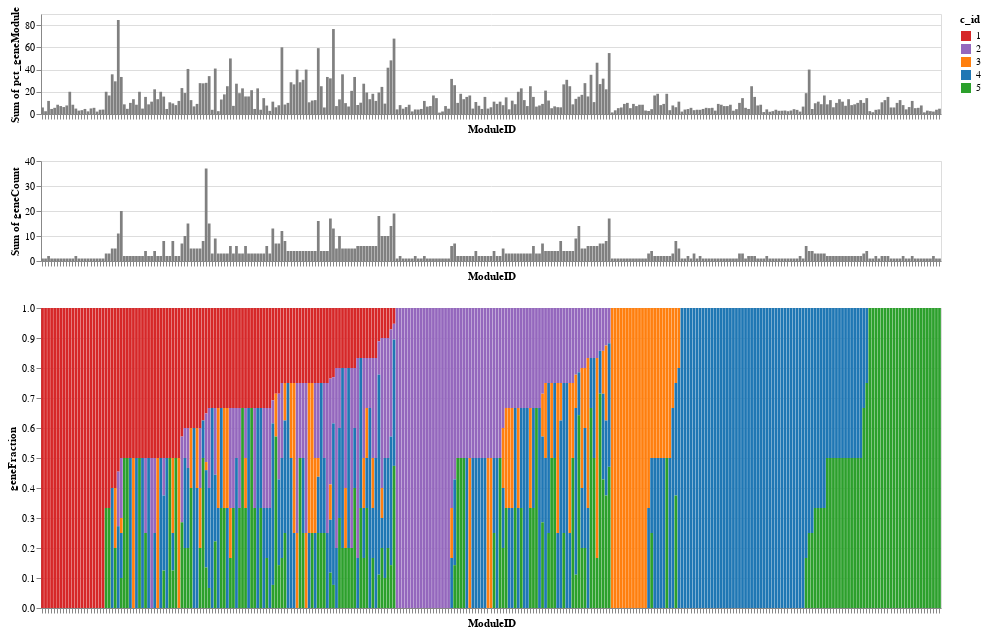

This figure's notebook cell:
### Code cell
stackedBar = alt.Chart(module_agg_DF,height=300,width=900).mark_bar(filled=True,).encode(
    x=alt.X("ModuleID",sort=list(module_agg_DF.ModuleID.values),axis=alt.Axis(title="ModuleID",labels=False)),
    y=alt.Y("geneFraction"),
    color=alt.Color('c_id:O',scale=alt.Scale(domain=list(color_key.keys()),range=list(color_key.values()))),
    tooltip=list(module_agg_DF.columns)
)
tCount = alt.Chart(module_agg_DF,height=100,width=900).mark_bar(filled=True,color="gray").encode(
    x=alt.X("ModuleID",sort=list(module_agg_DF.ModuleID.unique()),axis=alt.Axis(title="ModuleID",labels=False)),
    y=alt.Y("sum(geneCount)"),
    tooltip=["ModuleID","sum(geneCount)"]
)

tCount_pct = alt.Chart(module_agg_DF,height=100,width=900).mark_bar(filled=True,color="gray").encode(
    x=alt.X("ModuleID",sort=list(module_agg_DF.ModuleID.unique()),axis=alt.Axis(title="ModuleID",labels=False)),
    y=alt.Y("sum(pct_geneModule)"),
    tooltip=["ModuleID","sum(pct_geneModule)"]
)

moduleFracPlot = alt.vconcat(tCount_pct, tCount, stackedBar)
moduleFracPlot

### Figure 1 — Vega-Lite specification as saved in the notebook (floating-point values rounded to 4 significant figures; data arrays with more than 128 entries replaced by an {"elided": "..."} marker saying what was removed)
{"config": {"view": {"continuousWidth": 300, "continuousHeight": 300}}, "vconcat": [{"mark": {"type": "bar", "color": "gray", "filled": true}, "encoding": {"tooltip": [{"field": "ModuleID", "type": "nominal"}, {"aggregate": "sum", "field": "pct_geneModule", "type": "quantitative"}], "x": {"axis": {"labels": false, "title": "ModuleID"}, "field": "ModuleID", "sort": {"elided": "297 str values"}, "type": "nominal"}, "y": {"aggregate": "sum", "field": "pct_geneModule", "type": "quantitative"}}, "height": 100, "width": 900}, {"mark": {"type": "bar", "color": "gray", "filled": true}, "encoding": {"tooltip": [{"field": "ModuleID", "type": "nominal"}, {"aggregate": "sum", "field": "geneCount", "type": "quantitative"}], "x": {"axis": {"labels": false, "title": "ModuleID"}, "field": "ModuleID", "sort": {"elided": "297 str values"}, "type": "nominal"}, "y": {"aggregate": "sum", "field": "geneCount", "type": "quantitative"}}, "height": 100, "width": 900}, {"mark": {"type": "bar", "filled": true}, "encoding": {"color": {"field": "c_id", "scale": {"domain": [1, 2, 3, 4, 5], "range": ["#d62728", "#9467bd", "#ff7f0e", "#1f77b4", "#2ca02c"]}, "type": "ordinal"}, "tooltip": [{"field": "ModuleID", "type": "nominal"}, {"field": "c_id", "type": "quantitative"}, {"field": "ModuleTitle", "type": "nominal"}, {"field": "AggregateNumber", "type": "nominal"}, {"field": "geneCount", "type": "quantitative"}, {"field": "geneFraction", "type": "quantitative"}, {"field": "geneList", "type": "nominal"}, {"field": "pct_geneModule", "type": "quantitative"}, {"field": "a_pathogenic_assoc", "type": "quantitative"}, {"field": "b_host_immune_Respo", "type": "quantitative"}, {"field": "c_organ_dysfunction", "type": "quantitative"}, {"field": "d_circu_leu_imm_biol", "type": "quantitative"}, {"field": "e_biomarker_clinical", "type": "quantitative"}, {"field": "f_pot_bolldtransc_biomarker", "type": "quantitative"}, {"field": "g_drug_target", "type": "quantitative"}, {"field": "h_theraputically_rel", "type": "quantitative"}], "x": {"axis": {"labels": false, "title": "ModuleID"}, "field": "ModuleID", "sort": {"elided": "634 str values"}, "type": "nominal"}, "y": {"field": "geneFraction", "type": "quantitative"}}, "height": 300, "width": 900}], "data": {"name": "data-986f0b01dada87362a5cea875fb8f8c3"}, "$schema": "https://vega.github.io/schema/vega-lite/v5.14.1.json", "datasets": {"data-986f0b01dada87362a5cea875fb8f8c3": {"elided": "634 records"}}}
